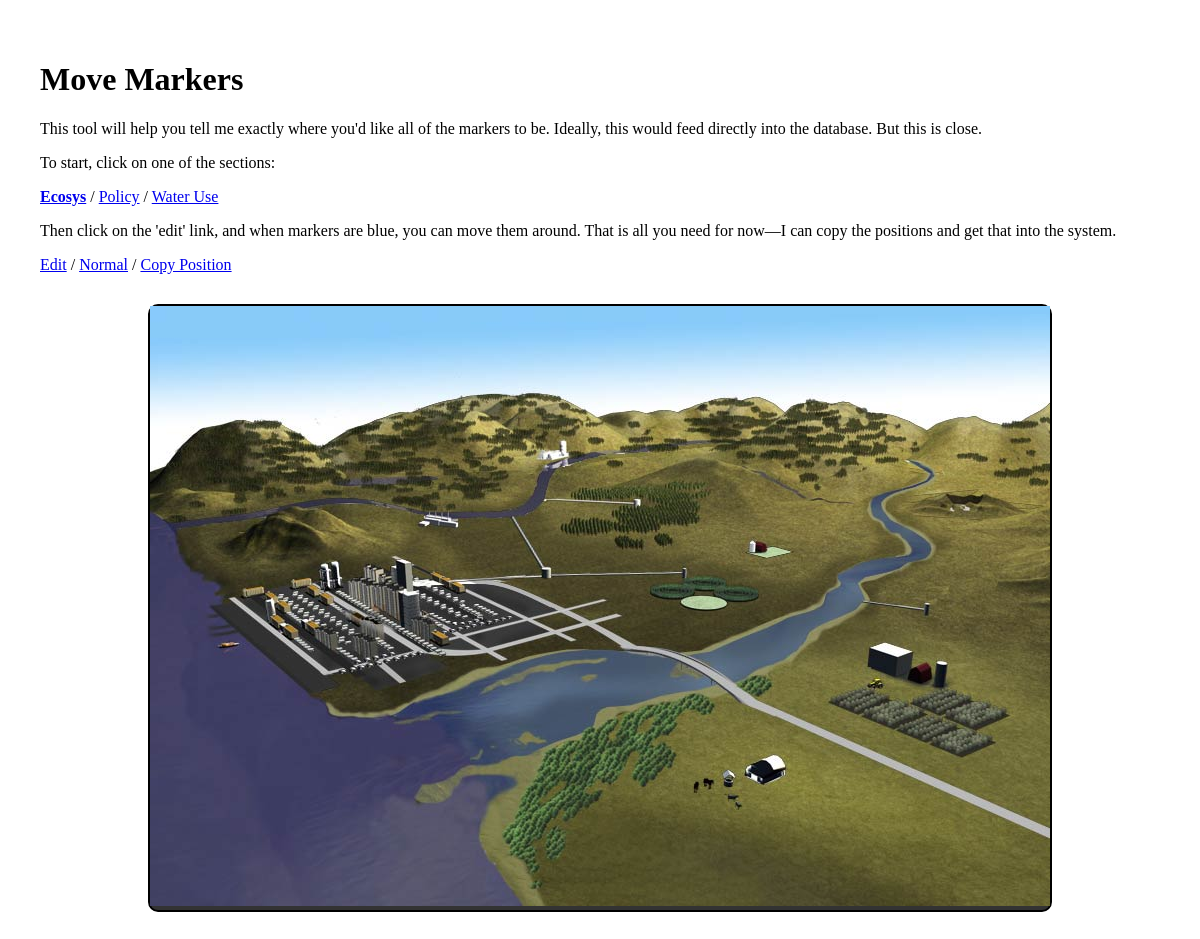
Page /index.php?markers=ecosys on the earlier database version.
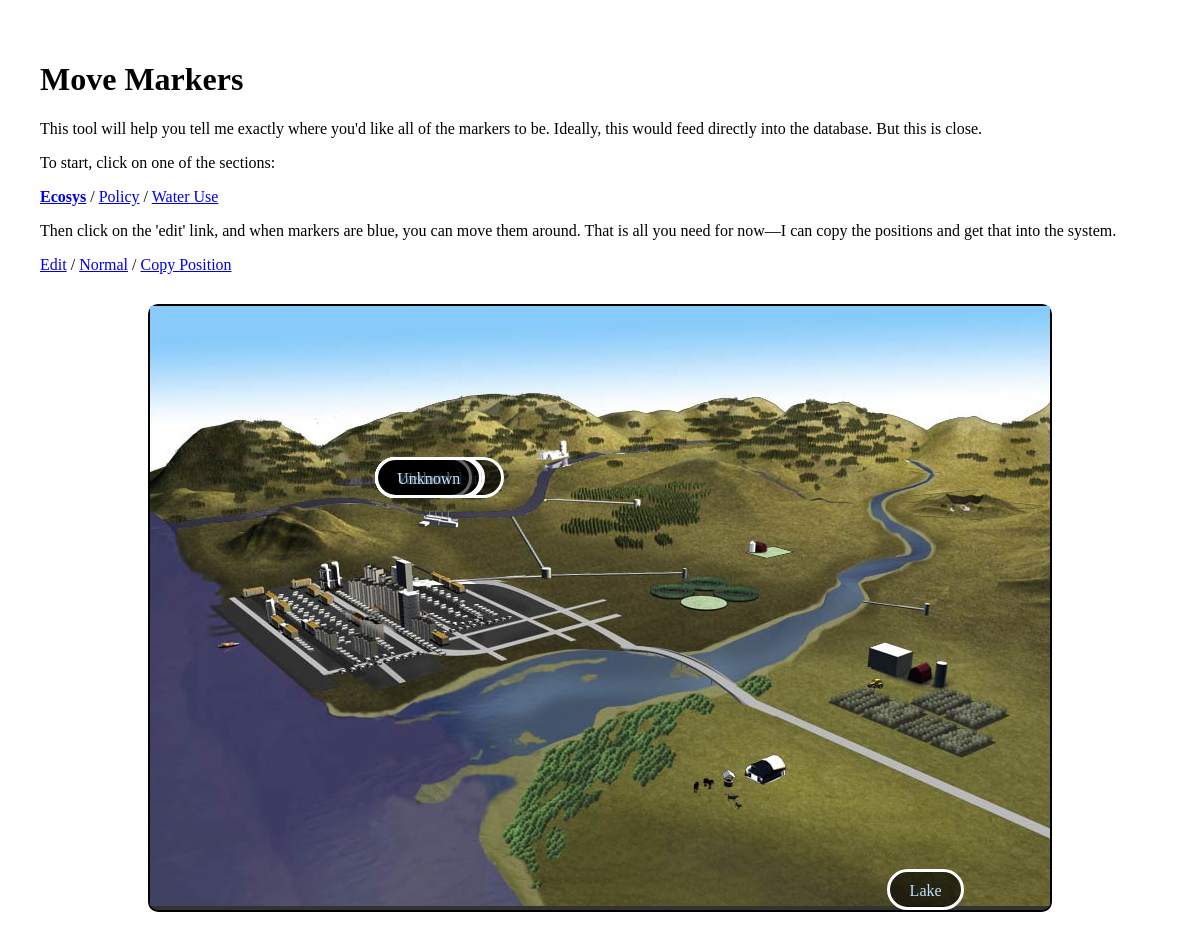
Same page on the later database version.
### tables this page shows
CREATE TABLE `water_elements` (
  `id` int(11) NOT NULL AUTO_INCREMENT,
  `Label` varchar(255) NOT NULL,
  `Name` varchar(255) NOT NULL,
  `Description` tinytext NOT NULL,
  `Group` varchar(255) NOT NULL,
  `SubGroup` varchar(255) NOT NULL,
  `horiz` varchar(31) NOT NULL,
  `vert` varchar(31) NOT NULL,
  PRIMARY KEY (`id`)
);

### index.php (the view, shortened to what this page needs)
<?php
$link = mysqli_connect($host, $username, $password) or die("MySQL Error: " . mysqli_error());
mysqli_select_db($link, $database) or die("MySQL Error: " . mysqli_error());
?>
<!DOCTYPE html>
<html>
<head>
<link rel="stylesheet" href="style.css" type="text/css" />
<link rel="stylesheet" href="http://waterinthewest.stanford.edu/cgi-bin/groundwater/themes/bootstrap_for_gw/css/groundwater.css">
</head>
<body>
<div id="page" class="<?php echo $_GET['markers'];?>">
<h1>Move Markers</h1>
<p>This tool will help you tell me exactly where you'd like all of the markers to be. Ideally, this would feed directly into the database. But this is close.</p>
<p>To start, click on one of the sections:</p>
<div id="links">
<a href="<?php echo $_SERVER['PHP_SELF']; ?>?markers=ecosys" id="ecosys">Ecosys</a> /
<a href="<?php echo $_SERVER['PHP_SELF']; ?>?markers=Policy" id="Policy">Policy</a> /
<a href="<?php echo $_SERVER['PHP_SELF']; ?>?markers=GWuse" id="GWuse">Water Use</a>
</div>
<p>Then click on the 'edit' link, and when markers are blue, you can move them around. That is all you need for now—I can copy the positions and get that into the system.</p>
<a href="#edit" id="edit">Edit</a> / <a href="#" id="normal">Normal</a> / <a href="copy.php?markers=<?php echo $_GET['markers']; ?>">Copy Position</a>
<div id="glassbox"><img src="groundwater.jpg">
<?php
		if(isset($_GET['markers'])) {
            $get_water_elements = mysqli_query($link, "SELECT * FROM water_elements");
            while($row = mysqli_fetch_array($get_water_elements)) {
                if(strpos($row['Name'], $_GET['markers'].'_') !== FALSE) {
                echo '<a class="marker" rel="'.$row['id'].'" style="'.$row['horiz'].'; '.$row['vert'].'">'.$row['Label'].'</a>';
                }
            }
		}
?>
</div>
</div>
</body>
</html>

### style.css (style rules this page uses)
#page { padding: 2em; }
#glassbox { background:#333; border:2px solid #000; margin:30px auto auto auto; position:relative; max-width:900px; -moz-border-radius: 10px; -webkit-border-radius: 10px; }
.ecosys #ecosys, .Policy #Policy, .GWuse #GWuse { font-weight: bold; }
img { max-width: 100%; }
.marker { display: block; position: absolute; z-index: 30; line-height: 1.2em; padding: .6em 1.2em; border-radius: 1.8em; border: 3px solid #fff; height: 1em; color: #bfe2fa; background: rgba(0,0,0,.6); }

Differences in the rows shown:
added water_elements: Label "Lake"
added water_elements: Label "Riparian"
added water_elements: Label "River"
added water_elements: Label "Spring"
added water_elements: Label "Subterranean"
added water_elements: Label "Terrestrial"
added water_elements: Label "Wetland"
added water_elements: Label "Unknown"
